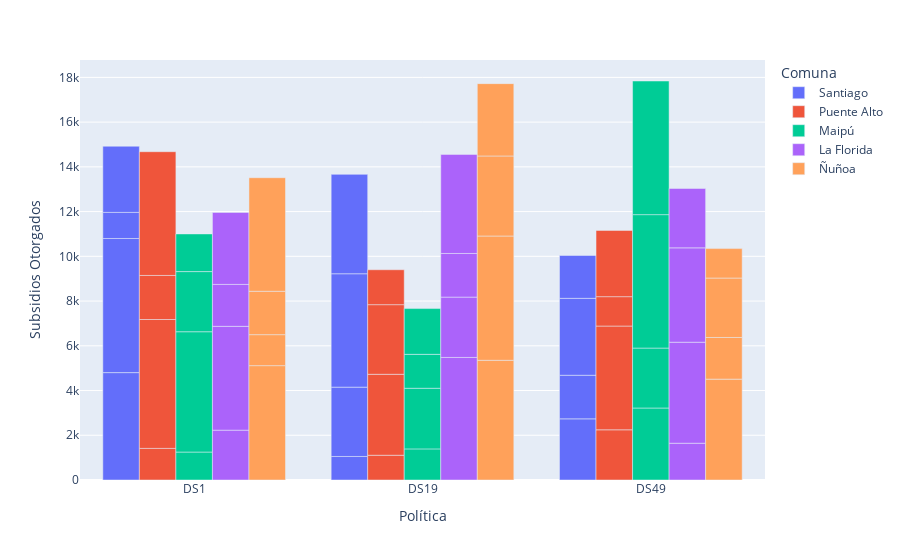

The notebook cell this image was saved under:
### Code cell
df_politicas = pd.read_excel('dataset vivienda y urbanismo.xlsx', sheet_name='Politicas publicas')
fig = px.bar(df_politicas, x="Política", y="Subsidios Otorgados", color="Comuna", barmode="group")
fig.show()

### Figure 1 — Plotly figure (JSON) as saved in the notebook; plotly's stock layout.template omitted (floating-point values rounded to 4 significant figures)
{"data": [{"alignmentgroup": "True", "hovertemplate": "Comuna=Santiago<br>Política=%{x}<br>Subsidios Otorgados=%{y}<extra></extra>", "legendgroup": "Santiago", "marker": {"color": "#636efa", "pattern": {"shape": ""}}, "name": "Santiago", "offsetgroup": "Santiago", "orientation": "v", "showlegend": true, "textposition": "auto", "type": "bar", "x": ["DS1", "DS19", "DS49", "DS1", "DS19", "DS49", "DS1", "DS19", "DS49", "DS1", "DS19", "DS49"], "xaxis": "x", "y": [4801, 1052, 2734, 5996, 3099, 1949, 1167, 5070, 3439, 2958, 4443, 1915], "yaxis": "y"}, {"alignmentgroup": "True", "hovertemplate": "Comuna=Puente Alto<br>Política=%{x}<br>Subsidios Otorgados=%{y}<extra></extra>", "legendgroup": "Puente Alto", "marker": {"color": "#EF553B", "pattern": {"shape": ""}}, "name": "Puente Alto", "offsetgroup": "Puente Alto", "orientation": "v", "showlegend": true, "textposition": "auto", "type": "bar", "x": ["DS1", "DS19", "DS49", "DS1", "DS19", "DS49", "DS1", "DS19", "DS49", "DS1", "DS19", "DS49"], "xaxis": "x", "y": [1413, 1107, 2244, 5762, 3619, 4639, 1970, 3113, 1313, 5532, 1561, 2962], "yaxis": "y"}, {"alignmentgroup": "True", "hovertemplate": "Comuna=Maipú<br>Política=%{x}<br>Subsidios Otorgados=%{y}<extra></extra>", "legendgroup": "Maipú", "marker": {"color": "#00cc96", "pattern": {"shape": ""}}, "name": "Maipú", "offsetgroup": "Maipú", "orientation": "v", "showlegend": true, "textposition": "auto", "type": "bar", "x": ["DS1", "DS19", "DS49", "DS1", "DS19", "DS49", "DS1", "DS19", "DS49", "DS1", "DS19", "DS49"], "xaxis": "x", "y": [1250, 1391, 3219, 5379, 2711, 2679, 2689, 1516, 5966, 1683, 2046, 5974], "yaxis": "y"}, {"alignmentgroup": "True", "hovertemplate": "Comuna=La Florida<br>Política=%{x}<br>Subsidios Otorgados=%{y}<extra></extra>", "legendgroup": "La Florida", "marker": {"color": "#ab63fa", "pattern": {"shape": ""}}, "name": "La Florida", "offsetgroup": "La Florida", "orientation": "v", "showlegend": true, "textposition": "auto", "type": "bar", "x": ["DS1", "DS19", "DS49", "DS1", "DS19", "DS49", "DS1", "DS19", "DS49", "DS1", "DS19", "DS49"], "xaxis": "x", "y": [2228, 5479, 1644, 4642, 2697, 4516, 1874, 1951, 4218, 3216, 4429, 2655], "yaxis": "y"}, {"alignmentgroup": "True", "hovertemplate": "Comuna=Ñuñoa<br>Política=%{x}<br>Subsidios Otorgados=%{y}<extra></extra>", "legendgroup": "Ñuñoa", "marker": {"color": "#FFA15A", "pattern": {"shape": ""}}, "name": "Ñuñoa", "offsetgroup": "Ñuñoa", "orientation": "v", "showlegend": true, "textposition": "auto", "type": "bar", "x": ["DS1", "DS19", "DS49", "DS1", "DS19", "DS49", "DS1", "DS19", "DS49", "DS1", "DS19", "DS49"], "xaxis": "x", "y": [5113, 5352, 4509, 1385, 5556, 1863, 1940, 3578, 2657, 5076, 3234, 1316], "yaxis": "y"}], "layout": {"barmode": "group", "legend": {"title": {"text": "Comuna"}, "tracegroupgap": 0}, "margin": {"t": 60}, "xaxis": {"anchor": "y", "domain": [0, 1], "title": {"text": "Política"}}, "yaxis": {"anchor": "x", "domain": [0, 1], "title": {"text": "Subsidios Otorgados"}}}}
